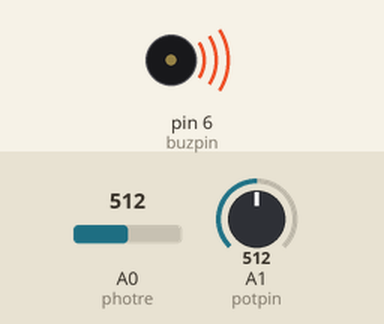
The sketch below on a simulated Arduino Uno, built with avr-gcc and run on an emulated ATmega328P. Parts: buzzer (waves = sounding). The test bench sets the inputs (shaded band); at power-on: A0 (photre) = 512, A1 (potpin) = 512. What the sketch prints to the serial monitor is not drawn.

Above: at 0.1 s.
Timing chart, 0 to 1.6 s (numbered marks = the images above):
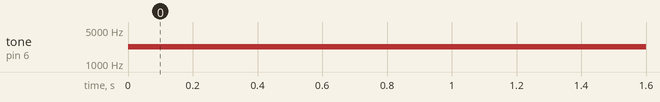

Measured:
- by itself, tone on pin 6 (buzpin): silent → 2251 Hz at 0.00 s

The sketch:

ExtraCreditProj.ino
```cpp
// input variables
int potpin = 1, photre = 0;
int potval, phoval;

// output variables
int buzpin = 6;
int freq;

int lastmillis = millis();
void setup() {
  // put your setup code here, to run once:
  pinMode( potpin, INPUT);
  pinMode( photre, INPUT);
  pinMode( buzpin, OUTPUT);

  // initialize all values
  potval = 0; phoval = 0; freq = 0;
  Serial.begin(9600);
}

void loop() {
  // put your main code here, to run repeatedly:
  phoval = analogRead(photre);
  potval = analogRead(potpin);
  freq = map((phoval+potval), 0, 2*1023, 500, 4000);

  tone(buzpin, freq);
  if(millis() >= 250+lastmillis) {
    Serial.print("Potentiometer value is: ");Serial.println(potval);
    Serial.print("Photoresistor value is: ");Serial.println(phoval);
    Serial.print( "Buzzer tonal value is: ");Serial.println(  freq);
    lastmillis = millis();
  }

}
```
